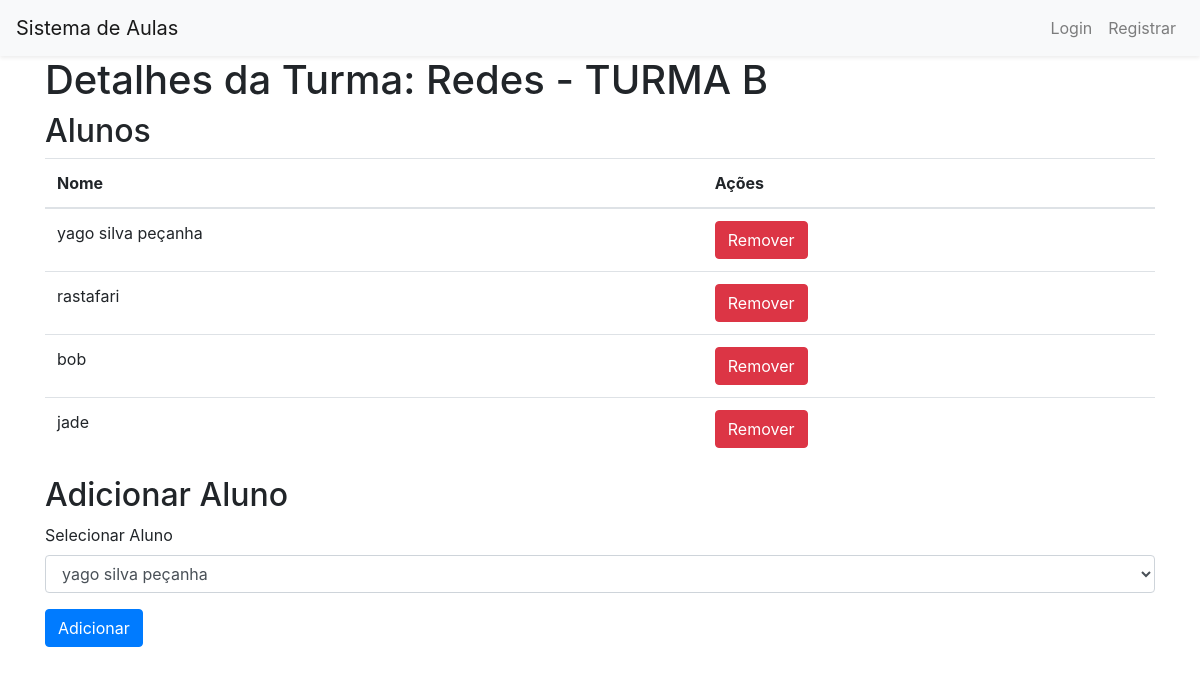
The app's page /class/3 (signed in) with its own data.
### models.py (models this page shows)
class Turma(db.Model):
    id = db.Column(db.Integer, primary_key=True)
    name = db.Column(db.String(80), nullable=False)
    professor_id = db.Column(db.Integer, db.ForeignKey('professor.id'), nullable=False)
    professor = db.relationship('Professor', backref=db.backref('turmas', lazy=True))
    alunos = db.relationship('Aluno', secondary='turma_aluno', backref=db.backref('turmas', lazy=True))

class Aluno(db.Model):
    id = db.Column(db.Integer, primary_key=True)
    username = db.Column(db.String(80), unique=True, nullable=False)
    password = db.Column(db.String(120), nullable=False)

### app.py (the view)
@app.route('/class/<int:class_id>', methods=['GET', 'POST'])
def class_details(class_id):
    if 'user_id' in session and session['user_role'] == 'professor':
        turma = Turma.query.get(class_id)
        if request.method == 'POST':
            student_id = request.form['student_id']
            turma_aluno = TurmaAluno(turma_id=class_id, aluno_id=student_id)
            db.session.add(turma_aluno)
            db.session.commit()
            return redirect(url_for('class_details', class_id=class_id))
        alunos = Aluno.query.all()
        return render_template('class_details.html', turma=turma, alunos=alunos)
    return redirect(url_for('login'))

### templates/class_details.html (shortened to what this page needs)
<!DOCTYPE html>
<html lang="pt-br">
<head>
    <link rel="stylesheet" href="{{ url_for('static', filename='css/bootstrap.min.css') }}">
</head>
<body>
    <nav class="navbar navbar-expand-lg navbar-light bg-light shadow-sm">
        <a class="navbar-brand" href="{{ url_for('dashboard') }}">Sistema de Aulas</a>
        <div class="collapse navbar-collapse" id="navbarNav">
            <ul class="navbar-nav ml-auto">
                <li class="nav-item">
                    <a class="nav-link" href="{{ url_for('login') }}">Login</a>
                </li>
                <li class="nav-item">
                    <a class="nav-link" href="{{ url_for('register') }}">Registrar</a>
                </li>
            </ul>
        </div>
    </nav>
    <div class="container">
        <h1>Detalhes da Turma: {{ turma.name }}</h1>
        <h2>Alunos</h2>
        <table class="table">
            <thead>
                <tr>
                    <th>Nome</th>
                    <th>Ações</th>
                </tr>
            </thead>
            <tbody>
                {% for aluno in turma.alunos %}
                <tr>
                    <td>{{ aluno.username }}</td>
                    <td>
                        <form action="{{ url_for('remove_student_from_class', class_id=turma.id, student_id=aluno.id) }}" method="post" style="display:inline;">
                            <button type="submit" class="btn btn-danger">Remover</button>
                        </form>
                    </td>
                </tr>
                {% endfor %}
            </tbody>
        </table>
        <h2>Adicionar Aluno</h2>
        <form method="POST" action="{{ url_for('class_details', class_id=turma.id) }}">
            <div class="form-group">
                <label for="student_id">Selecionar Aluno</label>
                <select class="form-control" id="student_id" name="student_id">
                    {% for aluno in alunos %}
                    <option value="{{ aluno.id }}">{{ aluno.username }}</option>
                    {% endfor %}
                </select>
            </div>
            <button type="submit" class="btn btn-primary">Adicionar</button>
        </form>
    </div>
</body>
</html>

### records on screen
Turma: name "Redes - TURMA B"
Aluno: username "yago silva peçanha"
Aluno: username "rastafari"
Aluno: username "bob"
Aluno: username "jade"

### other values on screen
form field student_id "yago silva peçanha"
